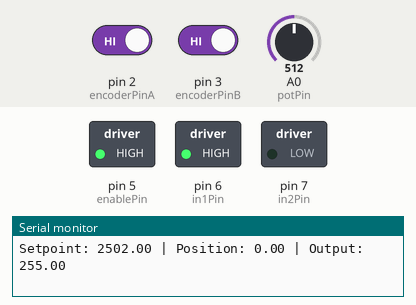
Bench run of a sketch on a simulated Arduino Uno, built with avr-gcc and run on an emulated ATmega328P. Shown: switched loads named in the sketch (green lamp = pin HIGH), the last lines printed to the serial monitor. Inputs (shaded band) come from the test bench; at power-on: A0 (potPin) = 512, pin 2 (encoderPinA) HIGH, pin 3 (encoderPinB) HIGH.

Above: at 1.2 s.
1.3 s: A0 (potPin) set to 0
At 1.7 s:
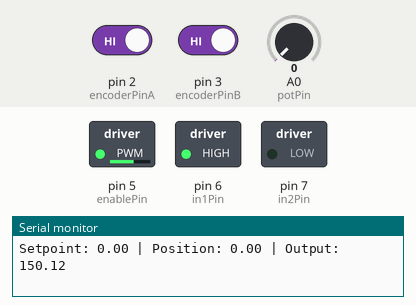
2.8 s: A0 (potPin) set to 306
At 4.0 s:
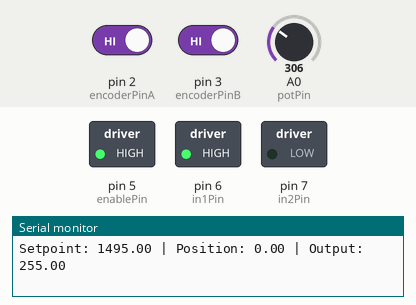
Timing chart, 0 to 5.8 s (numbered marks = the images above; inputs shaded):
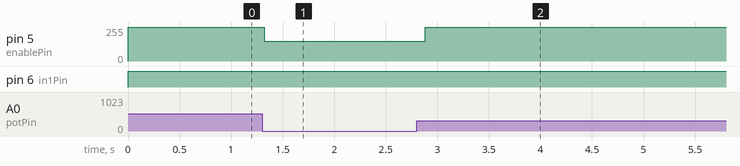

The sketch:

positionering1.ino
```cpp
#include <PID_v1.h>

// Encoder pins
const int encoderPinA = 2;
const int encoderPinB = 3;

// Motor driver pins
const int enablePin = 5;
const int in1Pin = 6;
const int in2Pin = 7;

// Potentiometer input
const int potPin = A0;

// Encoder tracking
volatile long encoderCount = 0;
int lastEncoded = 0;

// PID setup
double setpoint = 0;
double input = 0;
double output = 0;

double Kp = 1.0, Ki = 0.05, Kd = 0.2;  // PID tuning parametre
PID myPID(&input, &output, &setpoint, Kp, Ki, Kd, DIRECT);

void setup() {
  Serial.begin(9600);

  pinMode(encoderPinA, INPUT_PULLUP);
  pinMode(encoderPinB, INPUT_PULLUP);
  pinMode(enablePin, OUTPUT);
  pinMode(in1Pin, OUTPUT);
  pinMode(in2Pin, OUTPUT);

  attachInterrupt(digitalPinToInterrupt(encoderPinA), updateEncoder, CHANGE);
  attachInterrupt(digitalPinToInterrupt(encoderPinB), updateEncoder, CHANGE);

  myPID.SetMode(AUTOMATIC);
  myPID.SetOutputLimits(-255, 255);
}

void loop() {
  // Læs ønsket position fra potentiometer (map til f.eks. 0–1000)
  setpoint = map(analogRead(potPin), 0, 1023, 0, 5000);

  input = encoderCount;
  myPID.Compute();

  setMotor(output);

  // Debug info
  Serial.print("Setpoint: "); Serial.print(setpoint);
  Serial.print(" | Position: "); Serial.print(input);
  Serial.print(" | Output: "); Serial.println(output);

  delay(10);
}

void updateEncoder() {
  int MSB = digitalRead(encoderPinA);
  int LSB = digitalRead(encoderPinB);

  int encoded = (MSB << 1) | LSB;
  int sum = (lastEncoded << 2) | encoded;

  if (sum == 0b1101 || sum == 0b0100 || sum == 0b0010 || sum == 0b1011)
    encoderCount++;
  if (sum == 0b1110 || sum == 0b0111 || sum == 0b0001 || sum == 0b1000)
    encoderCount--;

  lastEncoded = encoded;
}

void setMotor(double pidOutput) {
  if (pidOutput > 0) {
    digitalWrite(in1Pin, HIGH);
    digitalWrite(in2Pin, LOW);
    analogWrite(enablePin, abs(pidOutput));
  } else if (pidOutput < 0) {
    digitalWrite(in1Pin, LOW);
    digitalWrite(in2Pin, HIGH);
    analogWrite(enablePin, abs(pidOutput));
  } else {
    digitalWrite(in1Pin, LOW);
    digitalWrite(in2Pin, LOW);
    analogWrite(enablePin, 0);
  }
}
```

Measured:
- after the input at 1.3 s, pin 5 (enablePin): 255/255 → 150/255 at once
- after the input at 2.8 s, pin 5 (enablePin): 150/255 → 255/255 after 0.08 s
